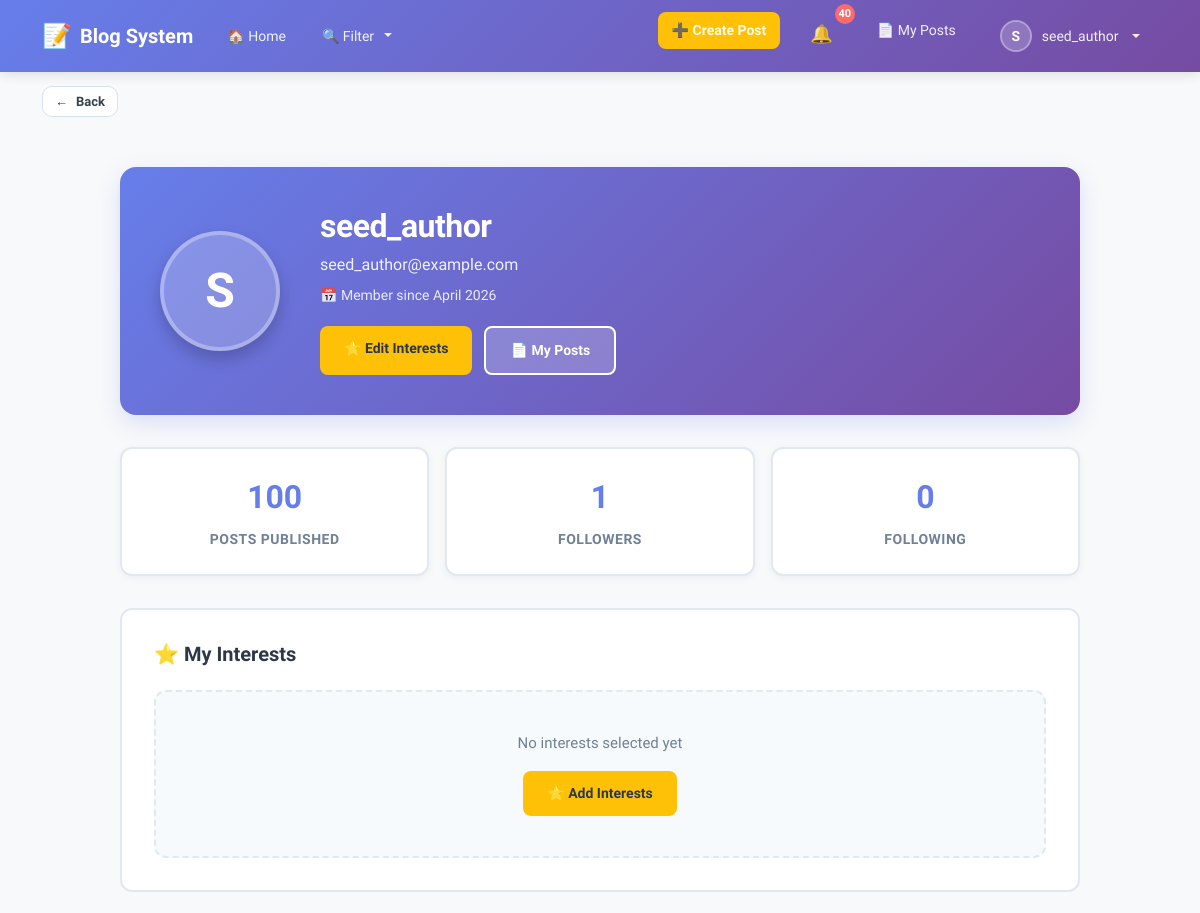
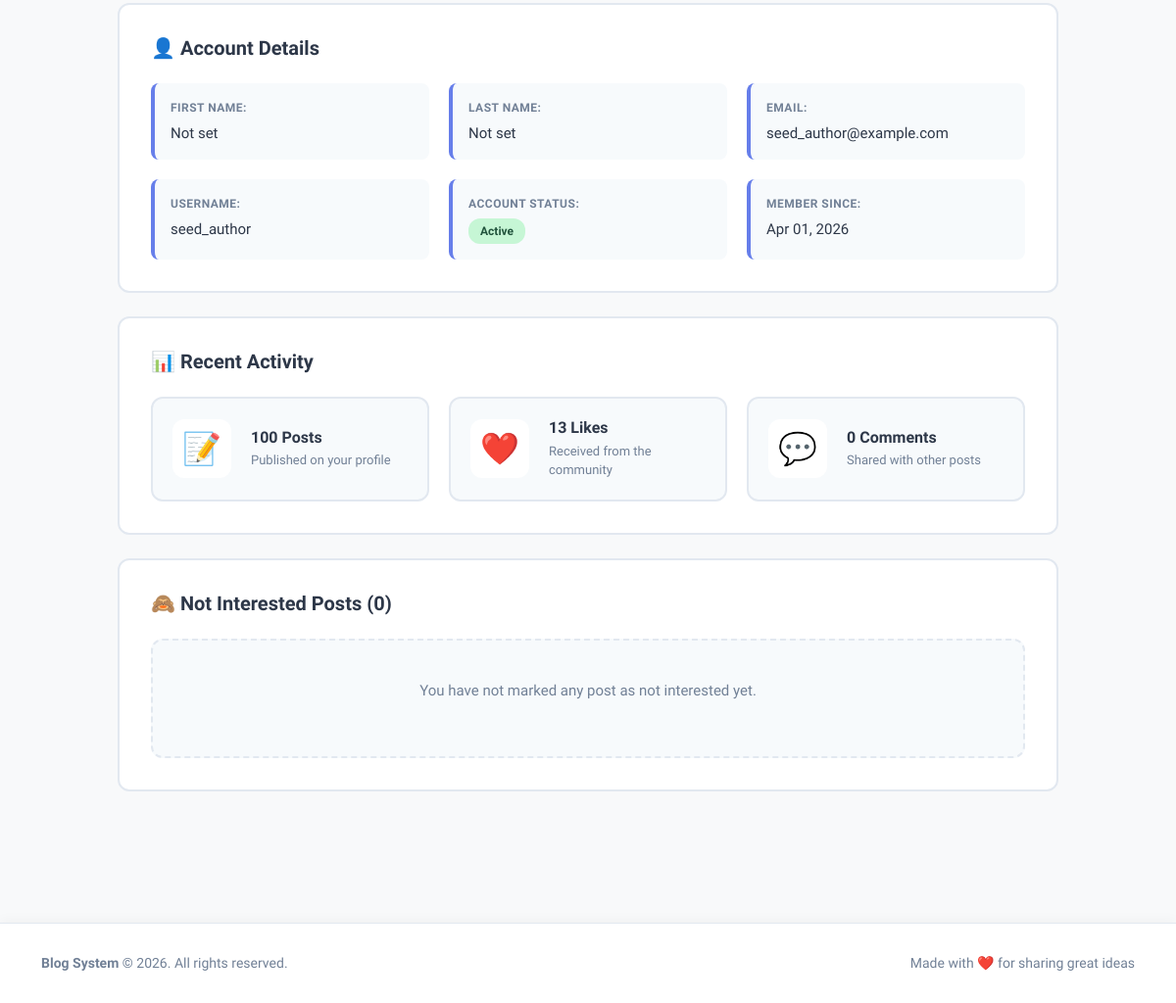
The app's page /profile/ (signed in) with its own data (2 pictures, top to bottom).
### blog/models.py (models this page shows)
class CustomUser(AbstractUser):
    email = models.EmailField(unique=True)

### blog/views.py (the view)
# urls.py: path('profile/', my_profile_view, name='profile'),
@login_required
def my_profile_view(request):
    context = build_profile_context(request.user, request.user)
    return render(request, "profile/my_profile.html", context)

### blog/context_processors.py (called while the page is built)
def notifications_badge(request):
    if request.user.is_authenticated:
        unread_count = Notification.objects.filter(user=request.user, is_read=False).count()
    else:
        unread_count = 0
    return {"unread_notifications_count": unread_count}

def navbar_context(request):
    all_categories = Category.objects.all().order_by("name")
    selected_category_ids = []
    if request.GET:
        selected_category_ids = [int(id) for id in request.GET.getlist("categories") if id and id != "all"]
    return {
        "all_categories": all_categories,
        "selected_category_ids": selected_category_ids,
    }

### templates/profile/my_profile.html (shortened to what this page needs)
{% extends 'base.html' %}
{% block content %}
<div class="profile-container">
    <div class="profile-header">
        <div class="profile-header-content">
            <div class="profile-avatar-large">
                {{ user.username|first|upper }}
            </div>
            <div class="profile-info">
                <h1 class="profile-username">{{ user.username }}</h1>
                <p class="profile-email">{{ user.email }}</p>
                <p class="profile-join-date">
                    📅 Member since {{ user.date_joined|date:"F Y" }}
                </p>
                <div class="profile-actions">
                    <a href="{% url 'blog:interests' %}" class="btn btn-primary">
                        ⭐ Edit Interests
                    </a>
                    <a href="{% url 'blog:my_posts' %}" class="btn btn-secondary">
                        📄 My Posts
                    </a>
                </div>
            </div>
        </div>
    </div>
    <div class="profile-stats">
        <a href="{% url 'blog:my_posts' %}" class="stat-card stat-card-link" aria-label="Open my published posts">
            <div class="stat-number">{{ user_posts }}</div>
            <div class="stat-label">Posts Published</div>
        </a>
        <a href="{% url 'blog:followers_list' user.id %}" class="stat-card stat-card-link" aria-label="Open followers list">
            <div class="stat-number">{{ followers_count }}</div>
            <div class="stat-label">Followers</div>
        </a>
        <a href="{% url 'blog:following_list' user.id %}" class="stat-card stat-card-link" aria-label="Open following list">
            <div class="stat-number">{{ following_count }}</div>
            <div class="stat-label">Following</div>
        </a>
    </div>
    <div class="profile-section">
        <h2 class="section-title">⭐ My Interests</h2>
        {% if interests %}
            <div class="interests-grid">
                {% for interest in interests %}
                    <div class="interest-chip">
                        {{ interest.name }}
                    </div>
                {% endfor %}
            </div>
        {% else %}
            <div class="empty-state">
                <p>No interests selected yet</p>
                <a href="{% url 'blog:interests' %}" class="btn btn-primary">
                    ⭐ Add Interests
                </a>
            </div>
        {% endif %}
    </div>
    <div class="profile-section">
        <h2 class="section-title">👤 Account Details</h2>
        <div class="details-grid">
            <div class="detail-item">
                <span class="detail-label">First Name:</span>
                <span class="detail-value">{{ user.first_name|default:"Not set" }}</span>
            </div>
            <div class="detail-item">
                <span class="detail-label">Last Name:</span>
                <span class="detail-value">{{ user.last_name|default:"Not set" }}</span>
            </div>
            <div class="detail-item">
                <span class="detail-label">Email:</span>
                <span class="detail-value">{{ user.email }}</span>
            </div>
            <div class="detail-item">
                <span class="detail-label">Username:</span>
                <span class="detail-value">{{ user.username }}</span>
            </div>
            <div class="detail-item">
                <span class="detail-label">Account Status:</span>
                <span class="detail-value">
                    {% if user.is_active %}
                        <span class="badge-active">Active</span>
                    {% else %}
                        <span class="badge-inactive">Inactive</span>
                    {% endif %}
                </span>
            </div>
            <div class="detail-item">
                <span class="detail-label">Member Since:</span>
                <span class="detail-value">{{ user.date_joined|date:"M d, Y" }}</span>
            </div>
        </div>
    </div>
    <div class="profile-section">
        <h2 class="section-title">📊 Recent Activity</h2>
        <div class="activity-stats">
            <div class="activity-item">
                <div class="activity-icon">📝</div>
                <div class="activity-content">
                    <h4>{{ user_posts }} Post{{ user_posts|pluralize }}</h4>
                    <p>Published on your profile</p>
                </div>
            </div>
            <div class="activity-item">
                <div class="activity-icon">❤️</div>
                <div class="activity-content">
                    <h4>{{ user_likes }} Like{{ user_likes|pluralize }}</h4>
                    <p>Received from the community</p>
                </div>
            </div>
            <div class="activity-item">
                <div class="activity-icon">💬</div>
                <div class="activity-content">
                    <h4>{{ user_comments }} Comment{{ user_comments|pluralize }}</h4>
                    <p>Shared with other posts</p>
                </div>
            </div>
        </div>
    </div>
    <div class="profile-section">
        <h2 class="section-title">🙈 Not Interested Posts ({{ not_interested_count }})</h2>
        {% if not_interested_entries %}
            <div class="not-interested-list">
                {% for entry in not_interested_entries|slice:":8" %}
                    <article class="not-interested-item">
                        <div class="not-interested-head">
                            <h4>{{ entry.post.title }}</h4>
                            <small>{{ entry.created_at|date:"M d, Y - H:i" }}</small>
                        </div>
                        <p class="not-interested-reason">{{ entry.reason }}</p>
                        <p class="not-interested-meta">
                            <i class="fas fa-user"></i> by @{{ entry.post.author.username }}
                        </p>
                    </article>
                {% endfor %}
            </div>
        {% else %}
            <div class="empty-state">
                <p>You have not marked any post as not interested yet.</p>
            </div>
        {% endif %}
    </div>
</div>
{% endblock %}

### templates/includes/navbar.html (shortened to what this page needs)
<nav class="navbar navbar-expand-lg navbar-light">
    <div class="container">
        <a class="navbar-brand" href="{% url 'blog:home' %}">
            <span class="brand-icon">📝</span>
            <strong>Blog System</strong>
        </a>
        <div class="collapse navbar-collapse" id="navbarContent">
            <ul class="navbar-nav me-auto">
                <li class="nav-item">
                    <a class="nav-link" href="{% url 'blog:home' %}">
                        🏠 Home
                    </a>
                </li>
                <li class="nav-item dropdown">
                    <a class="nav-link dropdown-toggle filter-toggle" href="#" id="filterDropdown" role="button" data-bs-toggle="dropdown" aria-expanded="false">
                        🔍 Filter
                    </a>
                </li>
            </ul>
            <ul class="navbar-nav ms-auto">
                {% if user.is_authenticated %}
                    <li class="nav-item me-2">
                        <a class="nav-link btn-create-post" href="{% url 'blog:create_post' %}">
                            ➕ Create Post
                        </a>
                    </li>
                    <li class="nav-item me-2">
                        <a class="nav-link notifications-link" href="{% url 'blog:notifications_list' %}">
                            <span class="notification-icon">🔔</span>
                            <span class="notification-badge" id="notif-count">{{ unread_notifications_count }}</span>
                        </a>
                    </li>
                    <li class="nav-item me-2">
                        <a class="nav-link" href="{% url 'blog:my_posts' %}">
                            📄 My Posts
                        </a>
                    </li>
                    <li class="nav-item dropdown">
                        <a class="nav-link dropdown-toggle user-dropdown" href="#" id="userDropdown" role="button" data-bs-toggle="dropdown" aria-expanded="false">
                            <span class="user-avatar">{{ user.username|first|upper }}</span>
                            {{ user.username }}
                        </a>
                    </li>
                {% endif %}
            </ul>
        </div>
    </div>
</nav>

### templates/base.html (style rules this page uses)
:root { --primary-color: #667eea; --secondary-color: #764ba2; --light-bg: #f8f9fa; --card-shadow: 0 2px 12px rgba(0, 0, 0, 0.08); --hover-shadow: 0 8px 24px rgba(0, 0, 0, 0.12); }
* { font-family: 'Segoe UI', Tahoma, Geneva, Verdana, sans-serif; }
html, body { height: 100%; }
body { background-color: var(--light-bg); color: #2d3748; }

### templates/includes/navbar.html (style rules this page uses)
.navbar { background: linear-gradient(135deg, #667eea 0%, #764ba2 100%); box-shadow: 0 2px 12px rgba(0, 0, 0, 0.12); padding: 12px 0; }
.navbar-brand { font-size: 20px; font-weight: 700; color: white !important; display: flex; align-items: center; gap: 8px; transition: all 0.3s ease; }
.brand-icon { font-size: 24px; }
.navbar-nav .nav-link { color: rgba(255, 255, 255, 0.9) !important; font-weight: 500; font-size: 14px; transition: all 0.3s ease; padding: 8px 14px !important; border-radius: 8px; margin: 0 4px; }
.btn-create-post { background-color: #ffc107 !important; color: #2d3748 !important; font-weight: 600 !important; border-radius: 8px !important; padding: 10px 16px !important; transition: all 0.3s ease; }
.notifications-link { position: relative; display: flex; align-items: center; gap: 6px; }
.notification-icon { font-size: 18px; }
.notification-badge { display: inline-flex; align-items: center; justify-content: center; background-color: #ff6b6b; color: white; border-radius: 50%; width: 20px; height: 20px; font-size: 11px; font-weight: 700; position: absolute; top: -8px; right: -8px; }
.user-dropdown { display: flex; align-items: center; gap: 10px !important; }
.user-avatar { display: inline-flex; align-items: center; justify-content: center; width: 32px; height: 32px; background-color: rgba(255, 255, 255, 0.2); border-radius: 50%; font-weight: 700; font-size: 14px; color: white; border: 2px solid rgba(255, 255, 255, 0.3); }
.filter-toggle { position: relative; }
.filter-toggle::after { content: ''; display: inline-block; margin-left: 6px; vertical-align: 0.255em; border-top: 0.3em solid; border-right: 0.3em solid transparent; border-bottom: 0; border-left: 0.3em solid transparent; transition: transform 0.2s ease; }

### records on screen
CustomUser: username|first "S", username "seed_author", email "seed_author@example.com", date_joined "April 2026", first_name "Not set", last_name "Not set", date_joined "Apr 01, 2026"

### other values on screen
{{ unread_notifications_count }} "40"
{{ user_posts }} "100"
{{ followers_count }} "1"
{{ following_count }} "0"
{{ user_likes }} "13"
{{ user_comments }} "0"
{{ not_interested_count }} "0"
